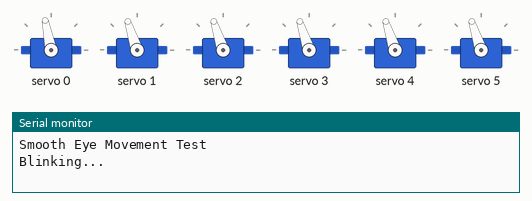
Simulated run of this sketch. Board: Arduino Uno, built with avr-gcc and run on an emulated ATmega328P. Parts: 6 × servo, the last lines printed to the serial monitor.

Above: at 1.05 s.
At 1.55 s:
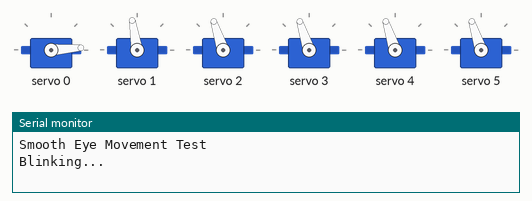
At 2.05 s:
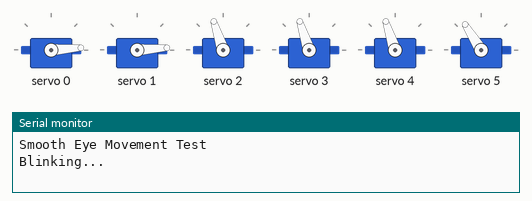
At 3.05 s:
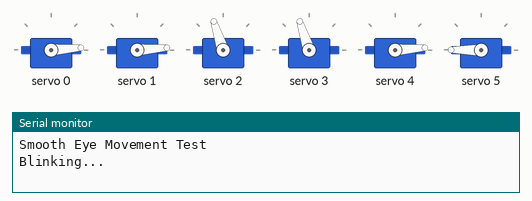
At 5.05 s:
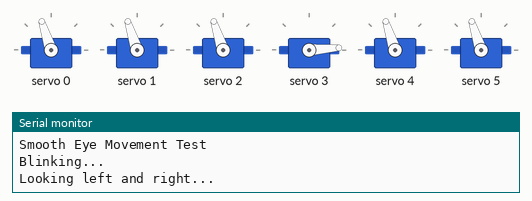
At 9.1 s:
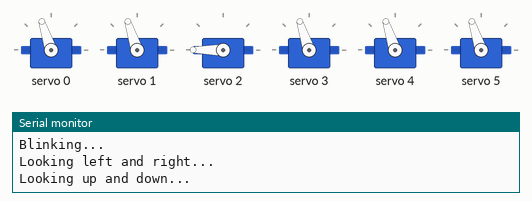
Timing chart, 0 to 12.9 s (numbered marks = the images above):
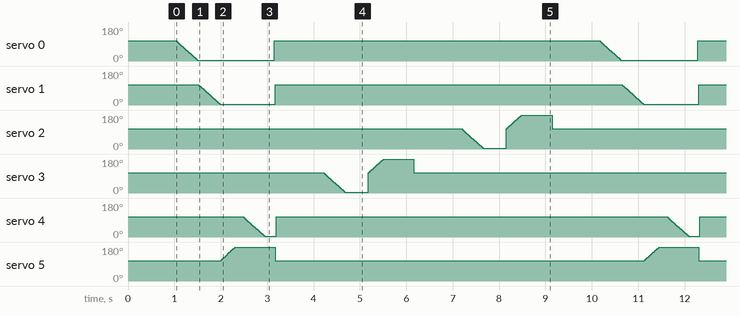

Measured:
- by itself, servo 0, servo 1, servo 4: ramps from 108° to 4° and jumps back, once every 9.1 s
- by itself, servo 5: repeats every 9.1 s: 118° 0.02 s, 122° 0.02 s, 127° 0.02 s, 132° 0.02 s, 137° 0.02 s, 141° 0.02 s, 146° 0.02 s, 151° 0.02 s, 156° 0.02 s, 160° 0.01 s, 163° 0.01 s, 165° 0.02 s, 170° 0.02 s, 174° 0.02 s, 179° 0.01 s, 180° 0.86 s, 108° 8.0 s, 113° 0.02 s

The sketch:

EYEball_movingEYSlids_V2-2.ino
```cpp
#include <Wire.h>
#include <Adafruit_PWMServoDriver.h>

Adafruit_PWMServoDriver pwm = Adafruit_PWMServoDriver(); // I2C address 0x40

// Servo positions (tuned for your setup)
#define SERVO_MIN 120   // 0 degrees
#define SERVO_CENTER 340 // Neutral position (~90°)
#define SERVO_MAX 560   // 180 degrees

// Servo mapping based on your setup
#define LEFT_LOWER_EYELID 0
#define LEFT_UPPER_EYELID 1
#define EYES_UP_DOWN 2
#define EYES_LEFT_RIGHT 3
#define RIGHT_UPPER_EYELID 4
#define RIGHT_LOWER_EYELID 5

#define STEP_SIZE 5   // Smoother motion
#define DELAY_TIME 10 // Milliseconds per step

// Move servo smoothly to a target position
void moveServoSmoothly(uint8_t servo, int target) {
  int currentPos = SERVO_CENTER; // Assume starting at center
  if (target > currentPos) {
    for (int pos = currentPos; pos <= target; pos += STEP_SIZE) {
      pwm.setPWM(servo, 0, pos);
      delay(DELAY_TIME);
    }
  } else {
    for (int pos = currentPos; pos >= target; pos -= STEP_SIZE) {
      pwm.setPWM(servo, 0, pos);
      delay(DELAY_TIME);
    }
  }
}

// Blink animation (eyelids close & open)
void blink() {
  moveServoSmoothly(LEFT_LOWER_EYELID, SERVO_MIN);
  moveServoSmoothly(LEFT_UPPER_EYELID, SERVO_MIN);
  moveServoSmoothly(RIGHT_LOWER_EYELID, SERVO_MAX);
  moveServoSmoothly(RIGHT_UPPER_EYELID, SERVO_MIN);
  delay(200); // Keep eyes closed for a moment
  moveServoSmoothly(LEFT_LOWER_EYELID, SERVO_CENTER);
  moveServoSmoothly(LEFT_UPPER_EYELID, SERVO_CENTER);
  moveServoSmoothly(RIGHT_LOWER_EYELID, SERVO_CENTER);
  moveServoSmoothly(RIGHT_UPPER_EYELID, SERVO_CENTER);
}

// Move eyeballs left and right
void lookLeftRight() {
  moveServoSmoothly(EYES_LEFT_RIGHT, SERVO_MIN);
  delay(500);
  moveServoSmoothly(EYES_LEFT_RIGHT, SERVO_MAX);
  delay(500);
  moveServoSmoothly(EYES_LEFT_RIGHT, SERVO_CENTER);
}

// Move eyeballs up and down
void lookUpDown() {
  moveServoSmoothly(EYES_UP_DOWN, SERVO_MIN);
  delay(500);
  moveServoSmoothly(EYES_UP_DOWN, SERVO_MAX);
  delay(500);
  moveServoSmoothly(EYES_UP_DOWN, SERVO_CENTER);
}

void setup() {
  Serial.begin(9600);
  Serial.println("Smooth Eye Movement Test");

  Wire.begin();
  pwm.begin();
  pwm.setPWMFreq(50); // Set frequency to 50Hz for servos
  delay(10); // Allow PCA9685 to stabilize

  // Start with neutral positions
  for (int i = 0; i <= 5; i++) {
    pwm.setPWM(i, 0, SERVO_CENTER);
  }
  delay(1000);
}

void loop() {
  Serial.println("Blinking...");
  blink();
  delay(1000);

  Serial.println("Looking left and right...");
  lookLeftRight();
  delay(1000);

  Serial.println("Looking up and down...");
  lookUpDown();
  delay(1000);
}
```
